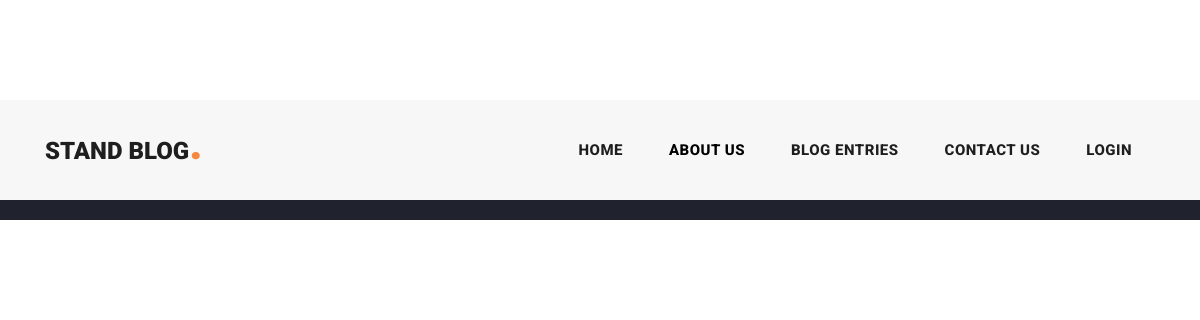
/demon/category, run on an earlier commit of the app's database.
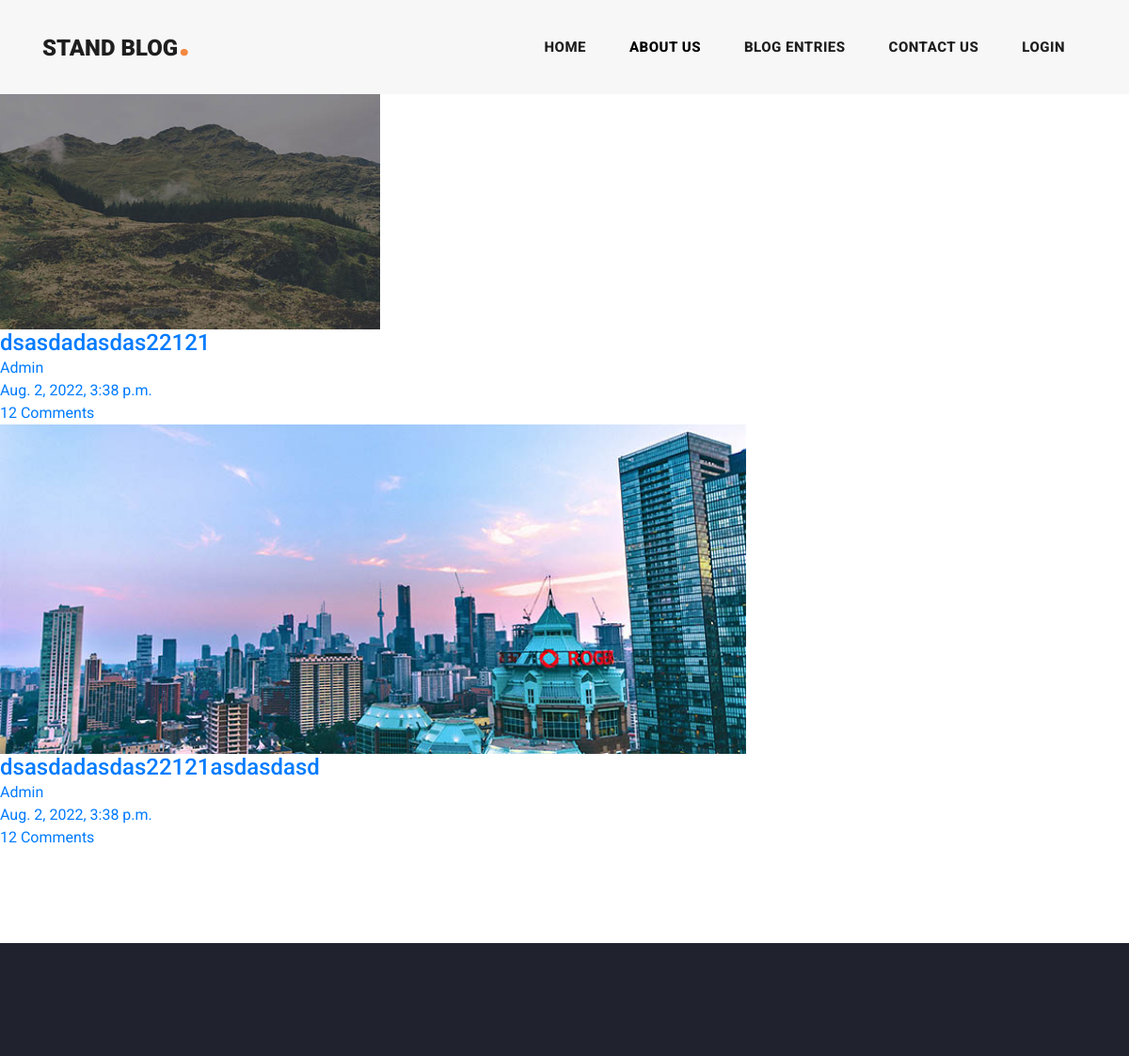
And on a later commit of the database.
### blog_app/models.py (models this page shows, shortened)
class Blog(models.Model):
    blog_id=models.AutoField(primary_key=True,unique=True)
    blog_tilte=models.CharField(max_length=100)
    blog_description=RichTextField()
    blog_image=models.ImageField(upload_to='documents/blogimages/')
    blog_tagLine=models.CharField(max_length=500)
    blog_category=models.ManyToManyField(BlogCategory,default='',blank=True,related_name='blogcateg')
    likes=models.ManyToManyField(User,default='',blank=True,related_name="likes")
    dislike = models.ManyToManyField(User, related_name='dislikes', blank=True, default='')
    blog_tag=models.ManyToManyField(BlogTags,default='',blank=True)
    created_by=models.ForeignKey(User,on_delete=models.CASCADE)
    blog_tagLine=models.CharField(max_length=500)
    slug=slug=models.SlugField(unique=True,null=True,blank=True)
    created_at = models.DateTimeField(auto_now_add=True)
    modify_at = models.DateTimeField(auto_now=True)
    is_active = models.BooleanField(default=True)
    def __str__(self):
        return self.blog_tilte

### blog_app/views.py (the view)
# urls.py: path('<slug:slug>/category',views.blog_category,name='category'),
def blog_category(request, slug):
    blog_category = BlogCategory.objects.get(slug=slug)
    blog=Blog.objects.filter(blog_category=blog_category)
    print(blog)
    context = {"blog_category": blog_category,'blog':blog}
    return render(request, "see_all_category.html", context)

### templates/see_all_category.html (shortened to what this page needs)
{% extends "base.html" %}
{% load static %}
{% block content %}
{% for i in blog %}
          <div class="item">
            <img src="/documents/{{i.blog_image}}" alt="" style="height:350px;">
            <div class="item-content">
              <div class="main-content">
                <a href="{% url 'blogdetail' i.slug %}"><h4>{{i.blog_tilte}}</h4></a>
                <ul class="post-info">
                  <li><a href="#">Admin</a></li>
                  <li><a href="#">{{i.created_at}}</a></li>
                  <li><a href="#">12 Comments</a></li>
                </ul>
              </div>
            </div>
          </div>
          {% endfor%}
{% endblock %}

### templates/base.html (shortened to what this page needs)
{% load static%}
<!DOCTYPE html>
<html lang="en">
  <head>
    <link href="{% static 'vendor/bootstrap/css/bootstrap.min.css' %}" rel="stylesheet">
    <link rel="stylesheet" href="{% static 'assets/css/fontawesome.css' %}">
    <link rel="stylesheet" href="{% static 'assets/css/templatemo-stand-blog.css' %}">
    <link rel="stylesheet" href="{% static 'assets/css/owl.css' %}">
  </head>
  <body>
    <header class="">
      <nav class="navbar navbar-expand-lg">
        <div class="container">
          <a class="navbar-brand" href="{% url 'index' %}"><h2>Stand Blog<em>.</em></h2></a>
          <div class="collapse navbar-collapse" id="navbarResponsive">
            <ul class="navbar-nav ml-auto">
              <li class="nav-item">
                <a class="nav-link" href="{% url 'index' %}">Home
                </a>
              </li>
              <li class="nav-item active">
                <a class="nav-link" href="{% url 'about' %}" style="color:black">About Us</a>
              </li>
              <li class="nav-item">
                <a class="nav-link" href="{% url 'addblog' %}">Blog Entries</a>
              </li>
              <li class="nav-item">
                <a class="nav-link" href="{% url 'contact' %}">Contact Us</a>
              </li>
              <li class="nav-item">
                <a class="log_name" style="color: black;">
                  {% if request.user.is_authenticated %}
                  Hello {{ request.user.username }}
                </a>
                <a href="{% url 'logout' %}" ><span style="color:black;">Logout </span></a>
                {% else %}
                <a class="nav-link" href="{% url 'login' %}">Login</a>
                {% endif %}
              </li>
            </ul>
          </div>
        </div>
      </nav>
    </header>
    {% block content %}
    {% endblock %}
    <footer>
      </footer>
    </body>
  </html>

### static/assets/css/templatemo-stand-blog.css (style rules this page uses)
body { font-family: 'Roboto', sans-serif; overflow-x: hidden; text-rendering: optimizeLegibility; -webkit-font-smoothing: antialiased; -moz-osx-font-smoothing: grayscale; }
a { text-decoration: none!important; }
ul { padding: 0; margin: 0; list-style: none; }
h1, h2, h3, h4, h5, h6 { margin: 0px; }
header { position: absolute; z-index: 99999; width: 100%; height: 100px; background-color: #f7f7f7; -webkit-transition: all 0.3s ease-in-out 0s; -moz-transition: all 0.3s ease-in-out 0s; -o-transition: all 0.3s ease-in-out 0s; transition: all 0.3s ease-in-out 0s; }
header .navbar { padding: 25px 0px; }
.navbar .navbar-brand { float: left; margin-top: -12px; outline: none; }
.navbar .navbar-brand h2 { color: #1e1e1e; text-transform: uppercase; font-size: 24px; font-weight: 900; -webkit-transition: all .3s ease 0s; -moz-transition: all .3s ease 0s; -o-transition: all .3s ease 0s; transition: all .3s ease 0s; }
.navbar .navbar-brand h2 em { font-size: 44px; font-style: normal; color: #f48840; }
#navbarResponsive { z-index: 999; }
.navbar-collapse { text-align: center; }
.navbar .navbar-nav .nav-item { margin: 0px 15px; }
.navbar .navbar-nav a.nav-link { text-transform: capitalize; font-size: 15px; font-weight: 800; text-transform: uppercase; letter-spacing: 0.5px; color: #1e1e1e; transition: all 0.3s; }
.navbar .navbar-nav .nav-link:hover, .navbar .navbar-nav .active>.nav-link, .navbar .navbar-nav .nav-link.active, .navbar .navbar-nav .nav-link.show, .navbar .navbar-nav .show>.nav-link { color: #f48840; }
footer { margin-top: 100px; text-align: center; background-color: #20232e; padding: 60px 0px; }

What changed in the data, as far as the page shows it:
added Blog: blog_image (picture), blog_tilte "dsasdadasdas22121", created_at "Aug. 2, 2022, 3:38 p.m."
added Blog: blog_image (picture), blog_tilte "dsasdadasdas22121asdasdasd", created_at "Aug. 2, 2022, 3:38 p.m."
